Frame 1 (no input): blank canvas, image omitted
Frame 60 (no input): blank canvas, image omitted
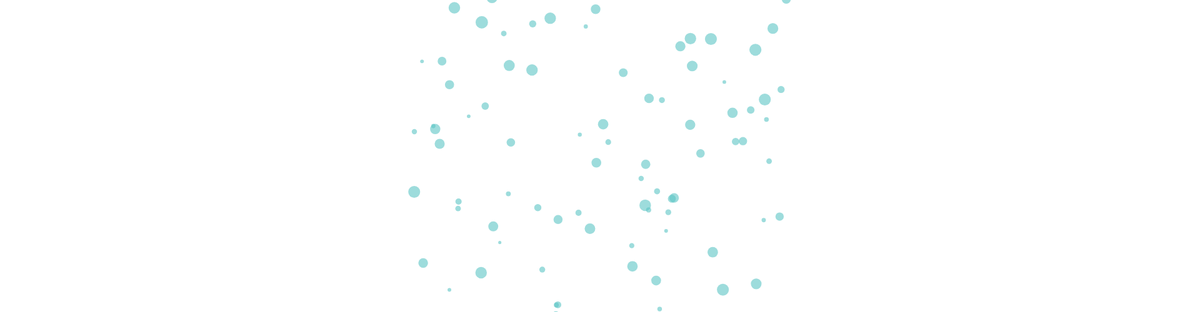
Frame 120 (the mouse pressed at the canvas centre since frame 60)

The p5.js sketch whose frames 1 and 60 were blank and that drew this single picture after the mouse press (run headless with seeded random() and noise() and a simulated clock; from frame 60 on, the mouse is pressed at the canvas centre):

// p5.js sketch
// ── sketch.js
let particles = [];

function setup() {
  createCanvas(1920, 500);
  noStroke();
}

function draw() {
  background(360);

  for (let i = particles.length - 1; i >= 0; i--) {
    particles[i].update();
    particles[i].display();
    
    if (particles[i].isDead()) {
      particles.splice(i, 1);
    }
  }
}

function mousePressed() {
  let numParticles = 100;
  for (let i = 0; i < numParticles; i++) {
    let p = new Particle(mouseX, mouseY);
    particles.push(p);
  }
}

class Particle {
  constructor(x, y) {
    this.x = x;
    this.y = y;
    this.velX = random(-5, 5);
    this.velY = random(-5, 5);
    this.size = random(5, 20);
    this.color = color((89), (195), (195), 150);
    this.life = 255;
  }

  update() {
    this.x += this.velX;
    this.y += this.velY;
    this.life -= 2;
  }

  display() {
    fill(this.color);
    ellipse(this.x, this.y, this.size);
  }

  isDead() {
    return this.life <= 0;
  }
}
